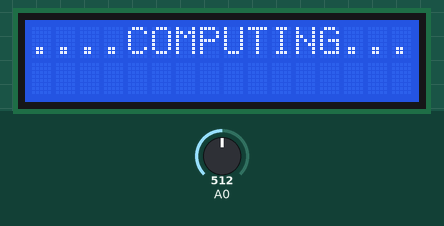
Simulated run of this sketch. Board: Arduino Uno, built with avr-gcc and run on an emulated ATmega328P. Shown: 16×2 character LCD. Inputs (shaded band) come from the test bench; at power-on: A0 = 512. What the sketch prints to the serial monitor is not drawn.

Above: at 3.1 s.
At 10.8 s:
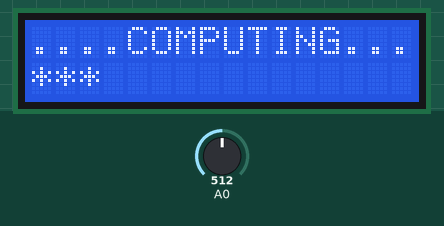
At 16.0 s:
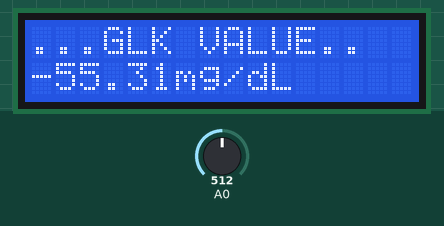
At 21.6 s:
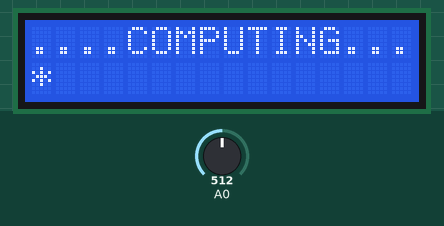
At 29.3 s:
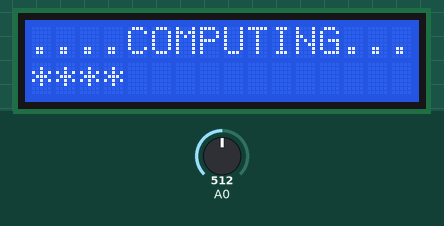
At 37.5 s:
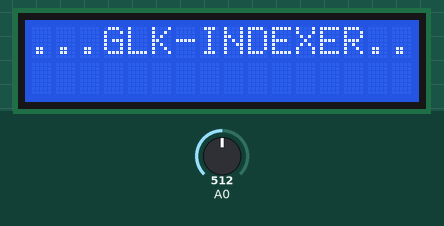

Measured:
- what the display in image 0 shows lasts 2.5 s, from 3.1 s to 5.6 s
- what the display in image 2 shows lasts 3.0 s, from 15.9 s to 18.9 s

The sketch:

PPG_arduino.ino
```cpp
#include <LiquidCrystal.h>
LiquidCrystal lcd(11,10,9,8,7,6,5);
#include "arduinoFFT.h"

arduinoFFT FFT = arduinoFFT(); // Create FFT object We then define the variables specific to the signal.
const uint16_t samples = 64; //This value MUST ALWAYS be a power of 2
//const double signalFrequency = 1000;
double samplingFrequency;
//const uint8_t amplitude = 100;

double vReal[samples];
double vImag[samples];
double peak2peak=0;
double peakValue[5]={0,0,0,0,0};
double troughValue[5]={0,0,0,0,0};
double glucoseConcentration=0;

#define SCL_INDEX 0x00
#define SCL_TIME 0x01
#define SCL_FREQUENCY 0x02
#define SCL_PLOT 0x03

double bpm=0;
double bpmFrequency=0;
double x;
//int ppgAnalogData[64];
//float f_peaks[5];
void setup() {
  // put your setup code here, to run once:
  lcd.begin(16,2);
  lcd.setCursor(0,0);
  lcd.print("...GLK-INDEXER..");
  delay(3000);
  Serial.begin(115200);
  while(!Serial);
  Serial.println("Ready");
}

void(* resetFunc)(void)=0;

void loop() {
  // put your main code here, to run repeatedly:
  lcd.clear();
  lcd.setCursor(0,0);
  lcd.print("....COMPUTING...");
  int j=0;
  while(j<=4){
    Serial.println("fetching data");
    int s1=millis();
    for(int i=0;i<=63;i++){
      switch(i){
        case 0:
          vReal[i]=analogRead(A0);
          break;
        case 1:
          vReal[i]=analogRead(A0);
          break;
        default:
          vReal[i]=(analogRead(A0)+vReal[i-1]+vReal[i-2])/3;
          break;
      }
      vImag[i]=0;
      delay(40);
    }
    s1=(millis()-s1)/63;
    samplingFrequency=1000/s1;
    if(samplingFrequency!=25){
     Serial.println("resetting");
     resetFunc();
    }
    lcd.setCursor(j,1);
    lcd.print('*');
    peakValue[j]=vReal[0];
    troughValue[j]=vReal[0];
    for(int i=0;i<(sizeof(vReal)/sizeof(vReal[0]));i++){
      peakValue[j]=max(vReal[i],peakValue[j]);
      troughValue[j]=min(vReal[i],troughValue[j]);
    }
    j++;
  }
//  peakValue=vReal[0];
//  troughValue=vReal[0];
//  for(int i=0;i<(sizeof(vReal)/sizeof(vReal[0]));i++){
//    peakValue=max(vReal[i],peakValue);
//    troughValue=min(vReal[i],troughValue);
//  }
  peak2peak=((peakValue[0]+peakValue[1]+peakValue[2]+peakValue[3]+peakValue[4])-(troughValue[0]+troughValue[1]+troughValue[2]+troughValue[3]+troughValue[4]))/5;
  glucoseConcentration=(1513.8*peak2peak)-5531.3;
  glucoseConcentration/=100;
  lcd.clear();
  lcd.setCursor(0,0);
  lcd.print("...GLK VALUE..");
  lcd.setCursor(0,1);
  lcd.print(String(glucoseConcentration,2));
  lcd.print("mg/dL");
  x=0;
  bpmFrequency=0;
  bpm=0;
  Serial.println();Serial.println();Serial.println();
  delay(3000);
}

void PrintVector(double *vData, uint16_t bufferSize, uint8_t scaleType)
{
   for (uint16_t i = 0; i < bufferSize; i++)
   {
      double abscissa;
      /* Print abscissa value */
      switch (scaleType){
        case SCL_INDEX:
          abscissa = (i * 1.0);
          break;
        case SCL_TIME:
          abscissa = ((i * 1.0) / samplingFrequency);
          break;
        case SCL_FREQUENCY:
          abscissa = ((i * 1.0 * samplingFrequency) / samples);
          break;
      }
   Serial.print(abscissa, 6);
   if(scaleType==SCL_FREQUENCY)
      Serial.print("Hz");
      Serial.print(" ");
      Serial.println(vData[i], 4);
   }
   Serial.println();
}
```
